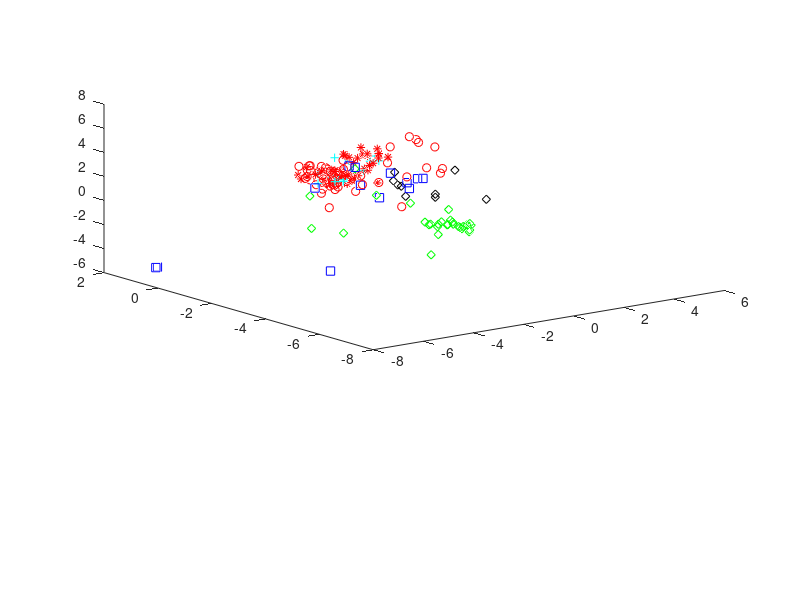

This chart was generated by the following MATLAB code: (Note: this script raises an error after producing the figure.)
clear;
close all;

Raw_Data = load('data.parameters.norm.dat');
dvar = load('data.dependent_var.norm.dat'); % Dependent variable
N = size(Raw_Data,1);
d = size(Raw_Data,2);
C = cov(Raw_Data);

% Calculate new base V
[V,D] = eig(C);

eigenvalue = eig(C);

% By default, the "eigenvalue" is in increasing order,
% for visually convience, we want it to be decreasing order.
eigval = zeros(d,1);
for i = 1:d-1
    eigval(i) = eigenvalue(d-i);
end


% Seclect only 3 base vectors
base = V(:,d-2:d);

% Project the data onto the new axis
Proj_Data = transpose(base) * transpose(Raw_Data);
Proj_Data = Proj_Data';

%% Prepare the data
% Randomize data order
msize = length(Proj_Data);
xpermidx = randperm(msize);
data = Proj_Data(xpermidx,:);
dvar = dvar(xpermidx);
x = data(:,1);
y = data(:,2);
z = data(:,3);

%% Initialize the map
% size?
% Through calculation, x[min,max,mean,std] = [-8, 5.2, -1.4, 1.2]
% and y[min,max,mean,std] = [-6.2, 1.8, -3.8, 1.4]
x_lower = -7;
x_uppur = 5;
y_lower = -6;
y_uppur = 2;
step = 0.5;
X0 = x_lower:step:x_uppur;
Y0 = y_lower:step:y_uppur;
Z0 = zeros(length(X0),length(Y0));

% !!!! do not change the boundary of X0 and Y0!!!
% Otherwise the 



%% First plot
% Plot the data
figure;
dp = subplot(3,2,1:4);
for i = 1 : N
    if dvar(i) ==1
        plot3(x(i), y(i), z(i), 'r*');
    elseif dvar(i) ==2
        plot3(x(i), y(i), z(i), 'ro');
    elseif dvar(i) ==3
        plot3(x(i), y(i), z(i), 'c+');
    elseif dvar(i) ==4
        plot3(x(i), y(i), z(i), 'cx');
    elseif dvar(i) ==5
        plot3(x(i), y(i), z(i), 'bs');
    elseif dvar(i) ==6
        plot3(x(i), y(i), z(i), 'kd');
    elseif dvar(i) ==7
        plot3(x(i), y(i), z(i), 'gd');
    end
    hold on;
end

ax = gca;
ax.XAxisLocation = 'origin';
ax.YAxisLocation = 'origin';
axis equal;
% Plot map nodes
mesh(X0, Y0, Z0');
row = length(X0);
col = length(Y0);
for i = 1:row
    for j = 1:col
        plot3(X0(i),Y0(j),Z0(i,j),'ok');
    end
end
title('Data Space')
xp = subplot(3,2,5);
title('Learning Parameter')
xlabel ('Iteration Number')

qp = subplot(3,2,6);
title('the value of sigma')
xlabel ('Iteration Number')


%% Start iterations
it = 1;
pt = 0.001; % pause time
%% Initialise learning parameter

Nd = zeros(row*col, 3);
k = 1;
for i = 1:row
    for j = 1:col
        Nd(k, :) = [X0(i) Y0(j) Z0(i, j)]; % the kth row
        k = k +1;
    end
end 

tau = 1;
v = 3;
eta = zeros(6,1);
sigma = zeros(6,1);
eta(1) = exp(-(it/tau));
s0 = 8;
sigma(1) = s0*exp(-(it/v));

cla(xp)
subplot(3,2,5);
bar(eta,'r');
hold on
plot([0 7.5],[0.001 0.001],'k--');
title('Learning Parameter')
xlabel ('Iteration Number')
set(gca,'YScale','log');
set(gca,'YLim',[0.0001 1]); hold off
cla(qp)
subplot(3,2,6);
bar(sigma,'g');
hold on
title('value of sigma')
xlabel ('Iteration Number')
hold off


%% Iterations loop
while eta(it) > 0.001
    %% Find distance of all data points to the nodes
    dists = pdist2(data,Nd);
    %% Initialize data tag
    dataCflag = zeros(msize,1);
    %% loop through data points
    for ii = 1:msize
        dp = subplot(3,2,1:4);
        
        plot3(data(ii,1),data(ii,2),data(ii,3),'dr','markersize',6);
        % Find nearest Node in this point
        [~,p] = min(dists(ii,:));
        plot3(Nd(p,1),Nd(p,2),Nd(p,3),'or','markersize',9);
        %% Move nodes towards this data point
        ve =  data(ii,:)-Nd(p,:);%vector between them
        plot3 ([Nd(p,1),data(ii,1)],[Nd(p,2),data(ii,2)],[Nd(p,3),data(ii,3)],'-g','linewidth',2)
        % plot vector between them
        % Move the nodes
        vect = zeros(length(Nd), 3);
        for jj = 1:length(Nd)
            vect(jj,:) = ve*eta(it)*exp(-((Nd(p,1)-Nd(jj,1))^2 + (Nd(p,2)-Nd(jj,2))^2)/sigma(it)^2); 
            %vector after eta and hfunct aplied
        end 
        quiver3(Nd(p,1),Nd(p,2),Nd(p,3),vect(p,1),vect(p,2),vect(p,3),0,'-r','MaxHeadSize',9,'linewidth',2) ;
        hold off;
        Nd = Nd + vect; %new nodes position
        % update distances for all nodes
        cd = pdist2(data,Nd);
        dists = cd;
        %% Update data cluster tag
        dataCflag(ii) = p; %% p is the index of the node nearst to the data point
        %% Data Iteration Plot update
        % Plot Data
        pause(pt)
        cla(dp)
        dp = subplot(3,2,1:4);
 
        hold on;
        
        
        plot3(data(:,1),data(:,2),data(:,3),'b.','markersize',4); hold on;
        ax = gca;
        ax.XAxisLocation = 'origin';
        ax.YAxisLocation = 'origin';
        axis equal;
        % Plot the nodes
        kk = 1;
        X00 = zeros(row, col);
        Y00 = zeros(row, col);
        Z00 = zeros(row, col);
        for i = 1:row
            for j = 1:col
                X00(i,j) = Nd(kk,1);
                Y00(i,j) = Nd(kk,2);
                Z00(i,j) = Nd(kk,3);
                kk = kk +1;
            end
        end
        mesh(X00,Y00,Z00);
        plot3(X00,Y00,Z00,'.r','markersize',9);
        axis equal;
        title('Data Space')
    end
    %% Plot eta and quantasation error
    % Permutate data
    permidx = randperm(msize);
    data = data(permidx,:);
    dvar = dvar(permidx);
    dataCflag = dataCflag(permidx);
    pt = pt*0.1; % increase plot speed for each iteration
    it = it + 1; % increase iteration
     %% Update Learning parameter
    eta(it) = exp(-(it/tau));
    sigma(it) = s0*exp(-it/v);
    cla(qp)
    qp = subplot(3,2,6);
    bar(sigma, 'g');
    title(['value of sigma'])
    xlabel ('Iteration Number')
     pause(pt*20)
    cla(xp)
    subplot(3,2,5);
    bar(eta,'r');hold on
    plot([0 7.5],[0.001 0.001],'k--');
    title('Learning Parameter')
    set(gca,'YScale','log');
    xlabel ('Iteration Number')
    set(gca,'YLim',[0.0001 1]); hold off
end
%% plot the final result
% plot the original data points
figure(2)
%h3 = mesh(X0, Y0, Z0');
hold on;
%set(h3,'facealpha',0.5)
%plot3(data(:,1),data(:,2),data(:,3),'b.','markersize',4);
%hold on;
axis equal;
% plot the final SOM result
%figure(3)
h4 = mesh(X00,Y00,Z00);
hold on;
set(h4,'facealpha',0.5);
%plot3(X00,Y00,Z00,'.r','markersize',9);

for i = 1 : N
    if dvar(i) ==1
        plot3(data(i,1), data(i,2), data(i,3), 'r*');
    elseif dvar(i) ==2
        plot3(data(i,1), data(i,2), data(i,3), 'ro');
    elseif dvar(i) ==3
        plot3(data(i,1), data(i,2), data(i,3), 'c+');
    elseif dvar(i) ==4
        plot3(data(i,1), data(i,2), data(i,3), 'cx');
    elseif dvar(i) ==5
        plot3(data(i,1), data(i,2), data(i,3), 'bs');
    elseif dvar(i) ==6
        plot3(data(i,1), data(i,2), data(i,3), 'kd');
    elseif dvar(i) ==7
        plot3(data(i,1), data(i,2), data(i,3), 'gd');
    end
    hold on;
end
axis equal;

%% Determine the coordinates of the data after projecting on the SOM.
SOM_proj_data = zeros(msize:2);
k = length(Nd);
for ii = 1:msize
    p = dataCflag(ii); % Index of the node that is cloest to the data point
    x0 = Nd(p,1);
    y0 = Nd(p,2);
    z0 = Nd(p,3);
    if mod(p,length(Y0))~=0 % the node is not on the right edge of the map
       x_hat = Nd(p+1,:) - Nd(p,:);
    else
       x_hat = Nd(p,:) - Nd(p-1,:);
    end
    
    if p > length(Y0) % the node is not on the top edge of the map
        y_hat = Nd(p-length(Y0),:) - Nd(p,:);
    else
        y_hat = Nd(p,:) - Nd(p+length(Y0),:);
    end
    pvector = data(ii,:) - Nd(p,:);
    proj_x = step*( pvector * x_hat' / norm(x_hat) + mod(p,length(Y0))-1 ) + x_lower;
    proj_y = step*( pvector * y_hat' / norm(y_hat) + floor(p/length(Y0)) )+y_lower;
    SOM_proj_data(ii,:) = [proj_x,proj_y];
end

figure(3)
scatter(SOM_proj_data(:,1),SOM_proj_data(:,2));


figure(4)
for i = 1 : N
    if dvar(i) ==1
        plot(SOM_proj_data(i,1), SOM_proj_data(i,2), 'r*');
    elseif dvar(i) ==2
        plot(SOM_proj_data(i,1), SOM_proj_data(i,2), 'ro');
    elseif dvar(i) ==3
        plot(SOM_proj_data(i,1), SOM_proj_data(i,2), 'c+');
    elseif dvar(i) ==4
        plot(SOM_proj_data(i,1), SOM_proj_data(i,2), 'cx');
    elseif dvar(i) ==5
        plot(SOM_proj_data(i,1), SOM_proj_data(i,2), 'bs');
    elseif dvar(i) ==6
        plot(SOM_proj_data(i,1), SOM_proj_data(i,2), 'kd');
    elseif dvar(i) ==7
        plot(SOM_proj_data(i,1), SOM_proj_data(i,2), 'gd');
    end
    hold on;
end



